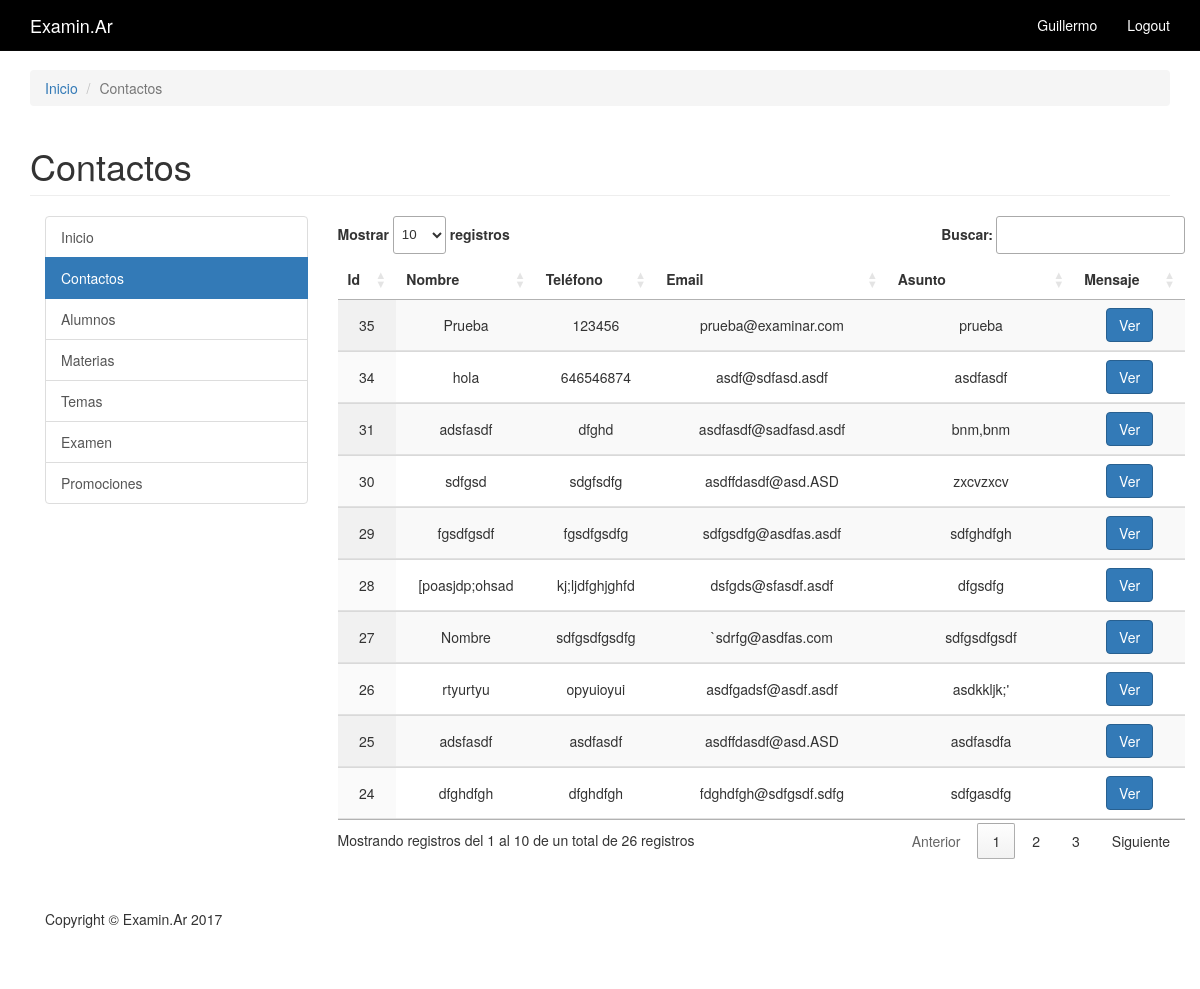
Page /private/Contacto/contacto.php (signed in) on the committed database.
### tables this page shows
CREATE TABLE `contactos` (
  `contacto_id` int(4) NOT NULL,
  `contacto_nombre` varchar(60) NOT NULL,
  `contacto_email` varchar(60) NOT NULL,
  `contacto_asunto` varchar(100) NOT NULL,
  `contacto_mensaje` text NOT NULL,
  `contacto_tel` varchar(60) NOT NULL
);

### private/Functions/query_functions.php (called while the page is built, shortened)
<?php
function contacto_web(){
	global $db;
	$sql ="SELECT * FROM contactos";
	$result= mysqli_query($db, $sql);
	return ($result);
	}
 ?>

### private/Functions/functions.php (called while the page is built, shortened)
<?php
function h($string="") {
  return htmlspecialchars($string);
}
?>

### private/Contacto/contacto.php (the view, shortened to what this page needs)
<?php include(SHARED_PATH.'/private_header.php'); ?>
<?php include(SHARED_PATH.'/private_navigation.php'); ?>
<?php include(SHARED_PATH.'/private_sidebar.php'); ?>
<?php $contactos = contacto_web(); ?>
            <div class="col-md-9">
			  <table class="display" id="mitabla">
                <thead><tr>
                  <th>Id</th>
                  <th>Nombre</th>
                  <th>Teléfono</th>
                  <th>Email</th>
                  <th>Asunto</th>
                  <th>Mensaje</th>
                </tr>
				</thead>
				<tbody><?php while($contacto = mysqli_fetch_assoc($contactos)){ ?><tr>
                  <td><?php echo h($contacto['contacto_id']); ?></td>
                  <td><?php echo h($contacto['contacto_nombre']); ?></td>
                  <td><?php echo h($contacto['contacto_tel']); ?></td>
                  <td><?php echo h($contacto['contacto_email']); ?></td>
                  <td><?php echo h($contacto['contacto_asunto']); ?></td>
                  <td><a class='btn btn-primary' href="<?php echo "mensaje_contacto.php?id=".$contacto['contacto_id']." "; ?>">Ver</a></td>
                </tr>
              <?php }; ?>
				</tbody>
              </table>
            </div>
        </div>
<?php include(SHARED_PATH.'\private_footer.php'); ?>

### private/css/modern-business.css (style rules this page uses)
html, body { height: 100%; }
body { padding-top: 50px; }

### rows in the picture
contactos: contacto_id "24", contacto_nombre "dfghdfgh", contacto_tel "dfghdfgh", contacto_email "fdghdfgh@sdfgsdf.sdfg", contacto_asunto "sdfgasdfg"
contactos: contacto_id "25", contacto_nombre "adsfasdf", contacto_tel "asdfasdf", contacto_email "asdffdasdf@asd.ASD", contacto_asunto "asdfasdfa"
contactos: contacto_id "26", contacto_nombre "rtyurtyu", contacto_tel "opyuioyui", contacto_email "asdfgadsf@asdf.asdf", contacto_asunto "asdkkljk;'"
contactos: contacto_id "27", contacto_nombre "Nombre", contacto_tel "sdfgsdfgsdfg", contacto_email "`sdrfg@asdfas.com", contacto_asunto "sdfgsdfgsdf"
contactos: contacto_id "28", contacto_nombre "[poasjdp;ohsad", contacto_tel "kj;ljdfghjghfd", contacto_email "dsfgds@sfasdf.asdf", contacto_asunto "dfgsdfg"
contactos: contacto_id "29", contacto_nombre "fgsdfgsdf", contacto_tel "fgsdfgsdfg", contacto_email "sdfgsdfg@asdfas.asdf", contacto_asunto "sdfghdfgh"
contactos: contacto_id "30", contacto_nombre "sdfgsd", contacto_tel "sdgfsdfg", contacto_email "asdffdasdf@asd.ASD", contacto_asunto "zxcvzxcv"
contactos: contacto_id "31", contacto_nombre "adsfasdf", contacto_tel "dfghd", contacto_email "asdfasdf@sadfasd.asdf", contacto_asunto "bnm,bnm"
contactos: contacto_id "34", contacto_nombre "hola", contacto_tel "646546874", contacto_email "asdf@sdfasd.asdf", contacto_asunto "asdfasdf"
contactos: contacto_id "35", contacto_nombre "Prueba", contacto_tel "123456", contacto_email "prueba@examinar.com", contacto_asunto "prueba"

### other values in the picture
$_SESSION['nombre'] "Guillermo"
$page_title "Contactos"
